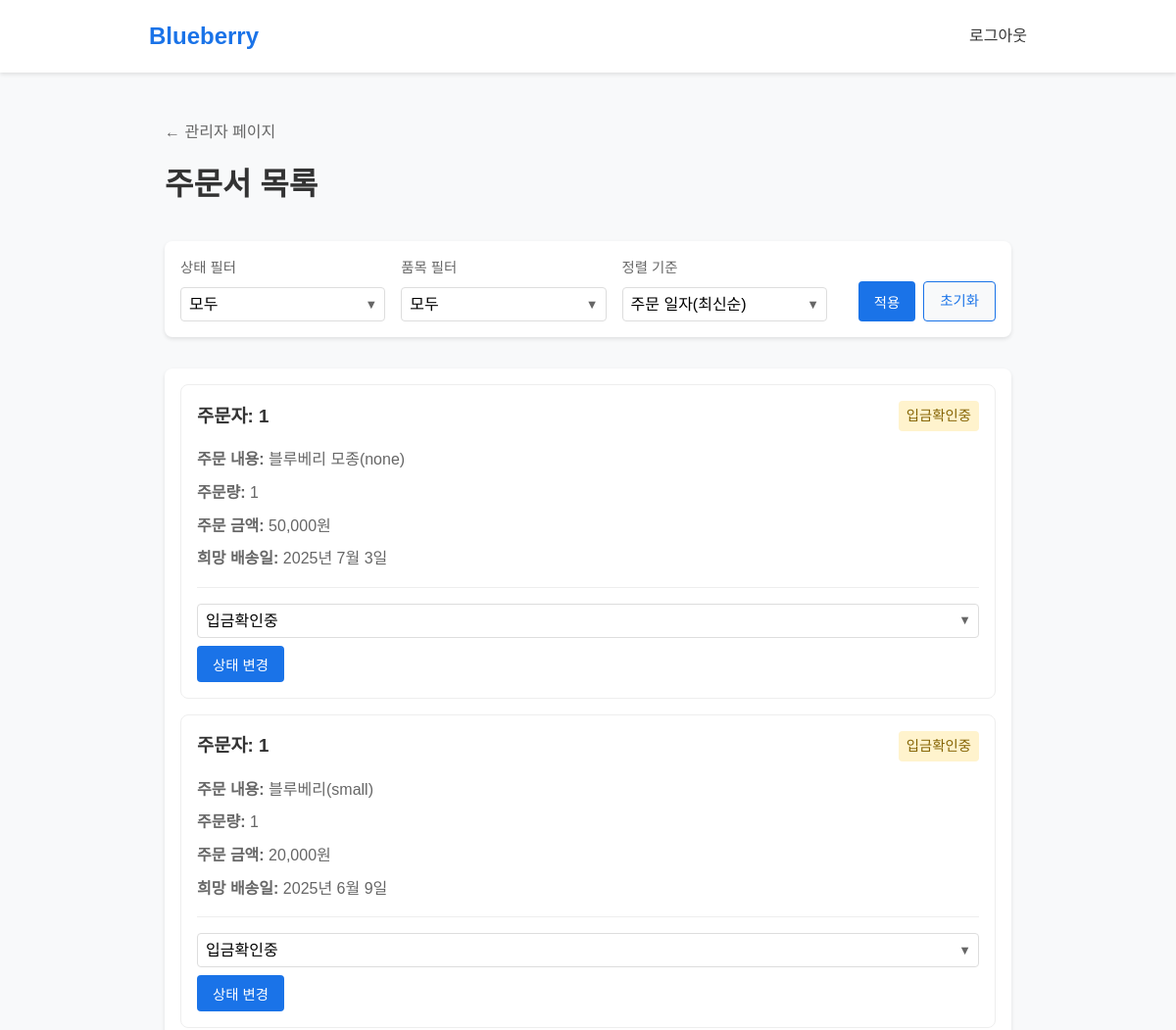
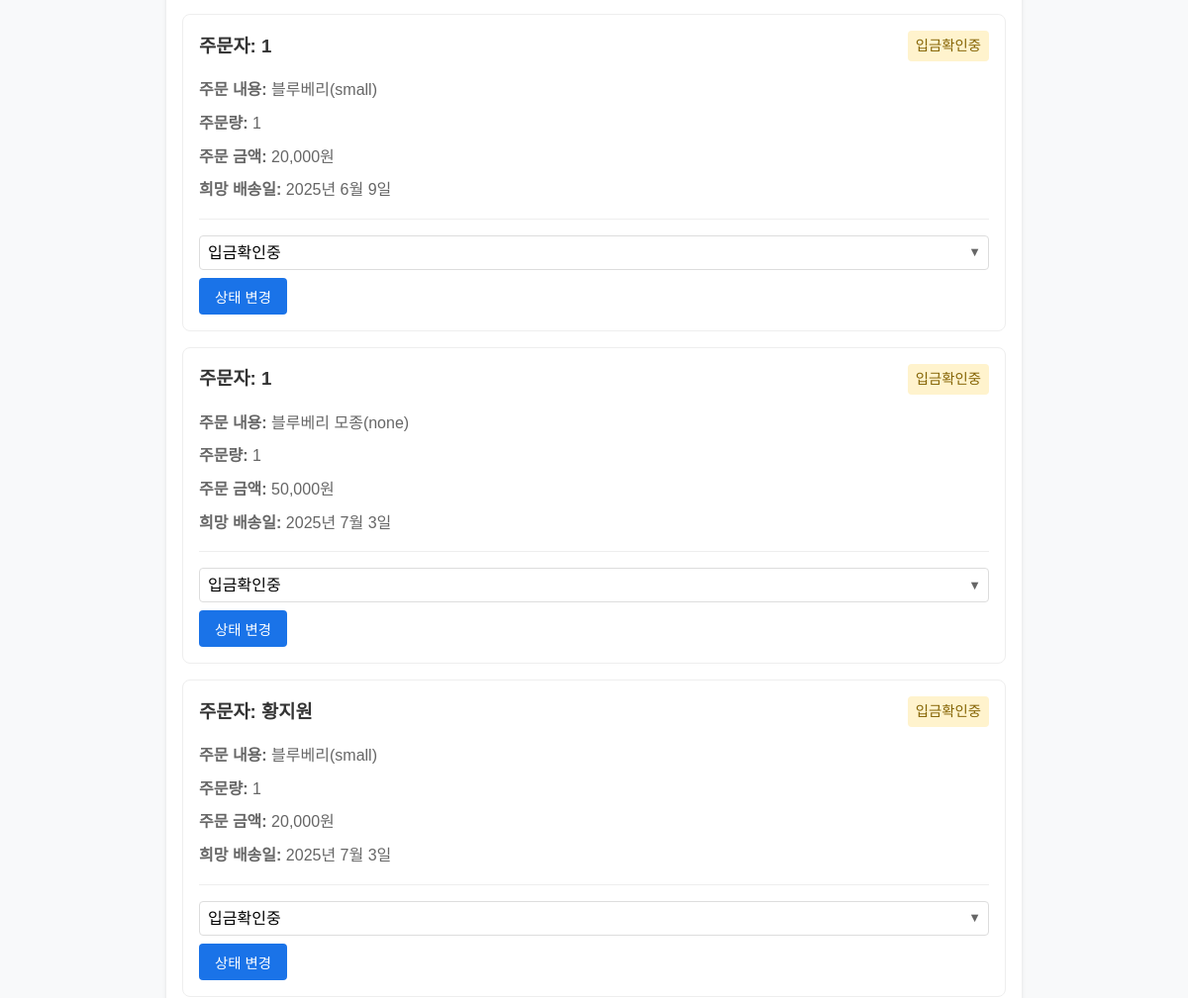
The app's page /custom-admin/orders/ (signed in, upper part), older data (2 pictures, top to bottom).
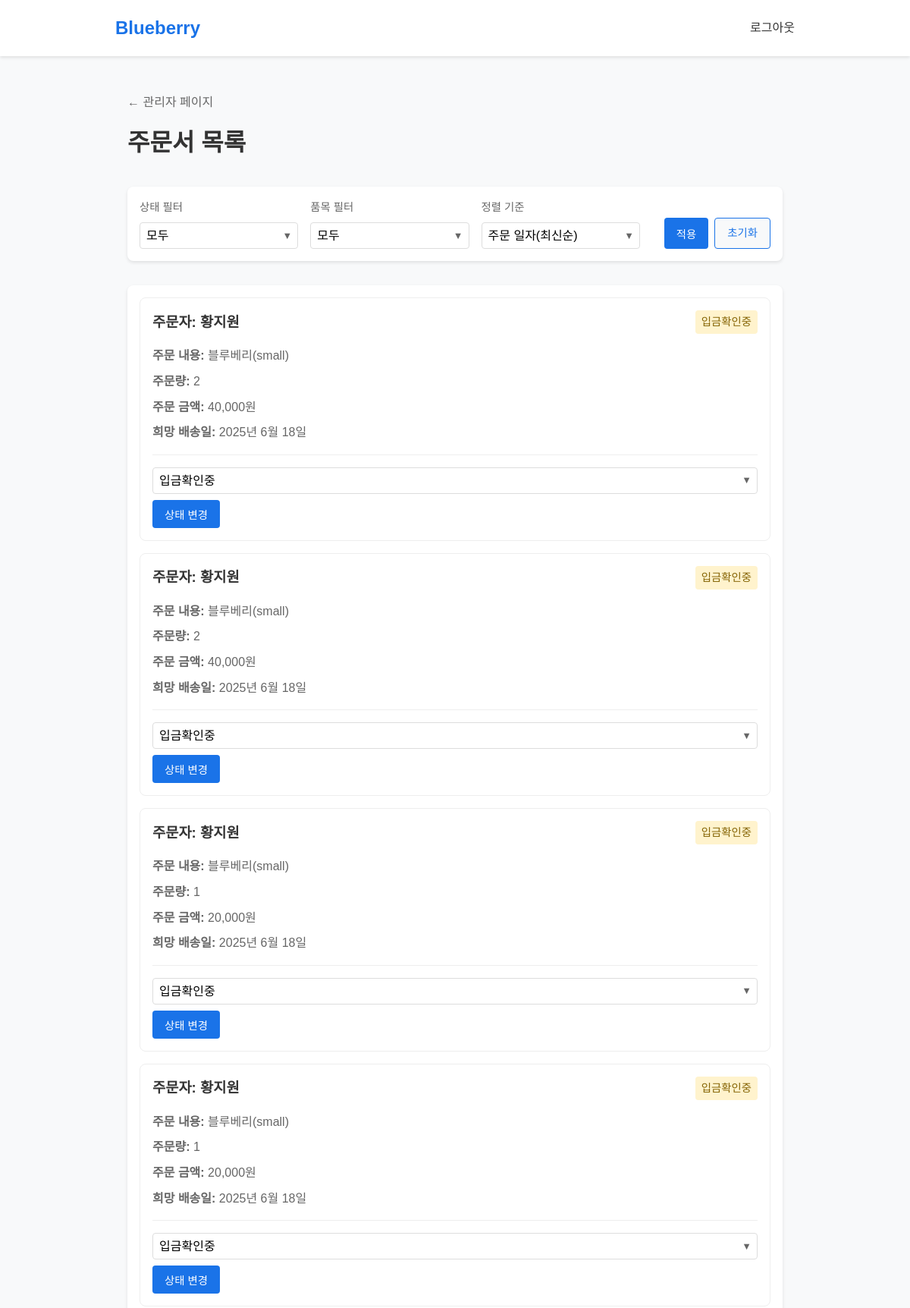
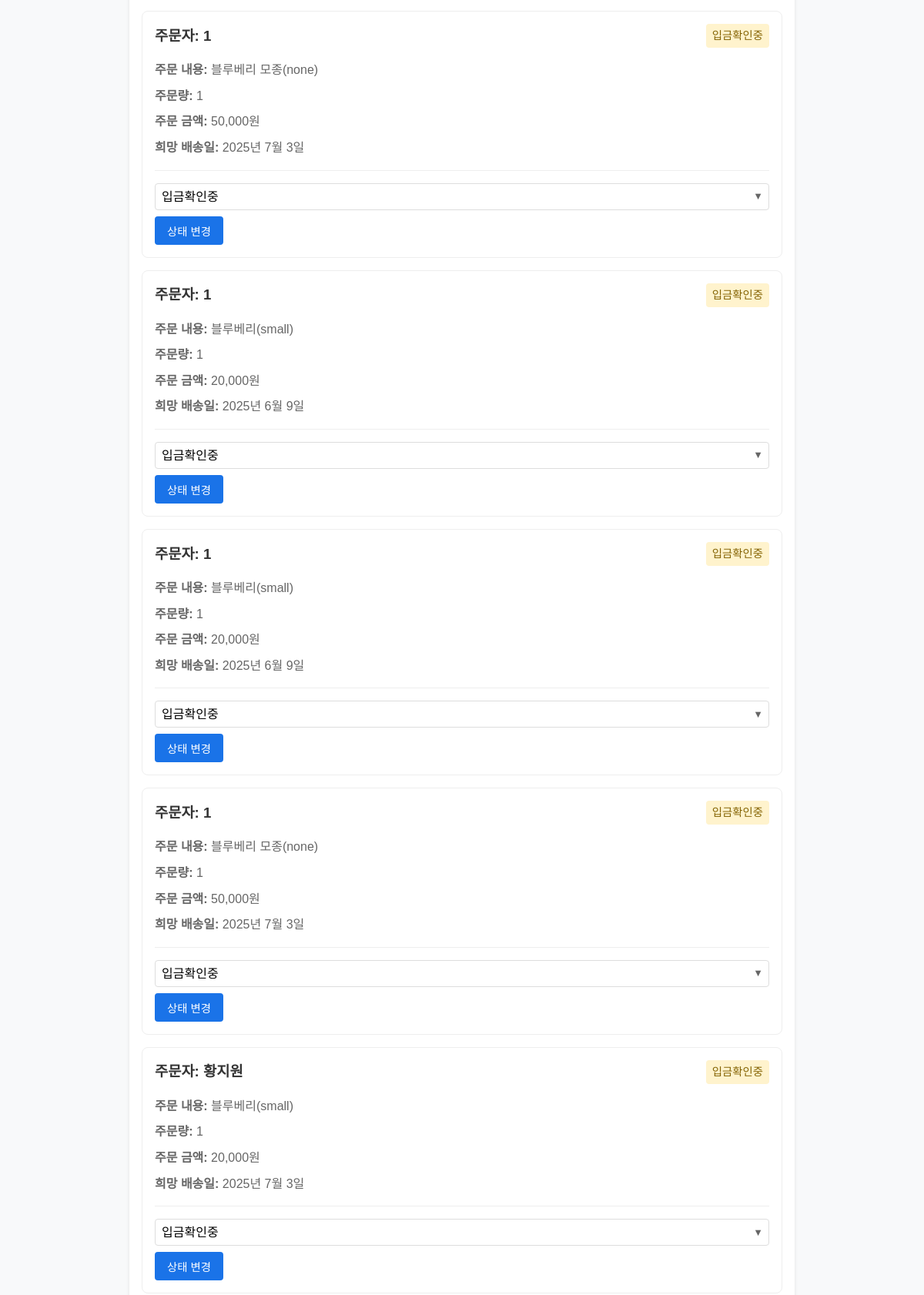
The same page, newer data (2 pictures, top to bottom).
### orders/models.py (models this page shows, shortened)
class Order(models.Model):
    SIZE_CHOICES = [
        ('small', '소과1kg'),
        ('big', '대과1kg'),
        ('none', '모종(해당없음)'),
    ]
    STATUS_CHOICES = [
        ('pending', '입금확인중'),
        ('preparing', '배송준비중'),
        ('shipping', '배송중'),
        ('completed', '배송완료'),
        ('canceling', '취소요청'),
        ('cancelled', '취소완료'),
    ]
    user = models.ForeignKey(User, on_delete=models.CASCADE)
    item = models.ForeignKey(Item, on_delete=models.CASCADE)
    size = models.CharField(max_length=5, choices=SIZE_CHOICES, null=True, blank=True)
    quantity = models.PositiveIntegerField()
    name = models.CharField(max_length=100)
    contact = models.CharField(max_length=100)
    postcode = models.CharField(max_length=10)
    address = models.CharField(max_length=255)
    detail_address = models.CharField(max_length=255)
    preferred_delivery_date = models.DateField()
    depositor_name = models.CharField(max_length=100)
    status = models.CharField(max_length=10, choices=STATUS_CHOICES, default='입금확인중')
    review_written = models.BooleanField(default=False) #TODO
    total_price = models.DecimalField(max_digits=10, decimal_places=0, editable=False)
    cancel_requested = models.BooleanField(default=True)
    order_number = models.CharField(max_length=20, unique=True, editable=False, null=True)
    created_at = models.DateTimeField(default=timezone.now, null=True)

### items/models.py (models this page shows)
class Item(models.Model):
    CATEGORY_CHOICES = [
        ('fruit','과일'),
        ('seed','모종'),
    ]
    name = models.CharField(max_length=100)
    category = models.CharField(max_length=20,choices=CATEGORY_CHOICES)
    price_per_small = models.DecimalField(max_digits=10, decimal_places=0, null=True, blank=True)
    price_per_big = models.DecimalField(max_digits=10, decimal_places=0, null=True, blank=True)
    price_per_unit = models.DecimalField(max_digits=10, decimal_places=0, null=True, blank=True)
    image = models.ImageField(upload_to='items/images/', null=True, blank=True)
    def __str__(self):
        return self.name

### custom_admin/views.py (the view)
    def wrapped_view_func(request, *args, **kwargs):
        if not request.user.is_staff:
            messages.error(request, "관리자만 권한이 있는 페이지입니다.")
            return redirect('home')
        return view_func(request, *args, **kwargs)

### custom_admin/views.py (called while the page is built)
def admin_required(view_func):
    def wrapped_view_func(request, *args, **kwargs):
        if not request.user.is_staff:
            messages.error(request, "관리자만 권한이 있는 페이지입니다.")
            return redirect('home')
        return view_func(request, *args, **kwargs)
    return wrapped_view_func

@admin_required
def order_list(request):
    orders = Order.objects.all()
    get_status = request.GET.get('status')
    if get_status:
        orders = orders.filter(status=get_status)
    get_item = request.GET.get('item')
    if get_item:
        orders = orders.filter(item__category=get_item)
    sort_by = request.GET.get('sort_by')
    if sort_by:
        if sort_by == "total_price":
            orders = orders.order_by(sort_by).reverse()
        elif sort_by == "preferred_delievery_date":
            orders = orders.order_by(sort_by)
    else: # 기본은 최신순
        orders = orders.order_by('-id')
    return render(request, 'custom_admin/order_list.html', {'orders': orders})

### custom_admin/templates/custom_admin/order_list.html (shortened to what this page needs)
{% extends 'base.html' %}
{% block content %}
<div class="orders-page">
    <div class="page-header">
        <a href="{% url 'admin_dashboard' %}" class="back-link">← 관리자 페이지</a>
        <h1 class="page-title">주문서 목록</h1>
    </div>
    <section class="filter-section">
        <div class="filter-content">
            <form method="get" class="filter-form">
                <div class="filter-group">
                    <label for="status">상태 필터</label>
                    <div class="custom-select">
                        <select name="status" id="status" class="filter-select">
                            <option value="">모두</option>
                        </select>
                        <div class="select-arrow">▼</div>
                    </div>
                </div>
                <div class="filter-group">
                    <label for="item">품목 필터</label>
                    <div class="custom-select">
                        <select name="item" id="item" class="filter-select">
                            <option value="">모두</option>
                        </select>
                        <div class="select-arrow">▼</div>
                    </div>
                </div>
                <div class="filter-group">
                    <label for="sort_by">정렬 기준</label>
                    <div class="custom-select">
                        <select name="sort_by" id="sort_by" class="filter-select">
                            <option value="" {% if not request.GET.sort_by %}selected{% endif %}>주문 일자(최신순)</option>
                        </select>
                        <div class="select-arrow">▼</div>
                    </div>
                </div>
                <div class="filter-actions">
                    <button type="submit" class="btn btn-primary">적용</button>
                    <a href="{% url 'admin_order_list' %}" class="btn btn-secondary">초기화</a>
                </div>
            </form>
        </div>
    </section>
    <section class="orders-section">
        <div class="orders-content">
            {% if orders %}
                <div class="orders-list">
                    {% for order in orders %}
                    <div class="order-card">
                        <a href="{% url 'order_detail' order.order_number %}" class="order-card-link">
                            <div class="order-header">
                                <h3>주문자: {{ order.name }}</h3>
                                <span class="order-status {{ order.status }}">{{ order.get_status_display }}</span>
                            </div>
                            <div class="order-info">
                                <p><strong>주문 내용:</strong> {{ order.item }}({{ order.size }})</p>
                                <p><strong>주문량:</strong> {{ order.quantity }}</p>
                                <p><strong>주문 금액:</strong> {{ order.total_price }}원</p>
                                <p><strong>희망 배송일:</strong> {{ order.preferred_delivery_date }}</p>
                            </div>
                        </a>
                        <div class="order-actions">
                            <form action="{% url 'update_order_status' order.id %}" method="post" class="status-form">
                                <div class="custom-select">
                                    <select name="status" class="status-select">
                                        <option value="{{ order.status }}" selected disabled hidden>{{ order.get_status_display }}</option>
                                    </select>
                                    <div class="select-arrow">▼</div>
                                </div>
                                <button type="submit" class="btn btn-primary">상태 변경</button>
                            </form>
                        </div>
                    </div>
                    {% endfor %}
                </div>
            {% else %}
                <div class="no-orders">
                    <p>주문 내역이 없습니다.</p>
                </div>
            {% endif %}
        </div>
    </section>
</div>
{% endblock %}

Row changes from the older to the newer data that the page shows:
added Order: name "황지원", status "입금확인중", item "블루베리", size "small", quantity "2", total_price "40,000", preferred_delivery_date "2025년 6월 18일"
added Order: name "황지원", status "입금확인중", item "블루베리", size "small", quantity "2", total_price "40,000", preferred_delivery_date "2025년 6월 18일"
added Order: name "황지원", status "입금확인중", item "블루베리", size "small", quantity "1", total_price "20,000", preferred_delivery_date "2025년 6월 18일"
added Order: name "황지원", status "입금확인중", item "블루베리", size "small", quantity "1", total_price "20,000", preferred_delivery_date "2025년 6월 18일"
